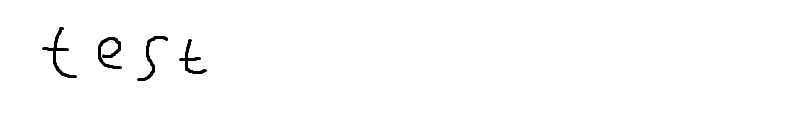
#> input picture text.png, 806 x 126 px
$ python teseract.py
#> lines starting #> are read from the running program, lines starting #| are printed output that depends on the picture
from PIL import Image
from pytesseract import pytesseract

image = Image.open('text.png')
#> image is the input picture: PIL image 806x126 RGB; min 0, max 255, mean 252.4
image = image.resize((400,200))
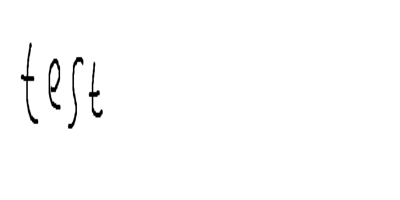
#> image: PIL image 400x200 RGB; min 0, max 255, mean 252.4
#> (the run stopped early here; a loop or call above may not have finished)
